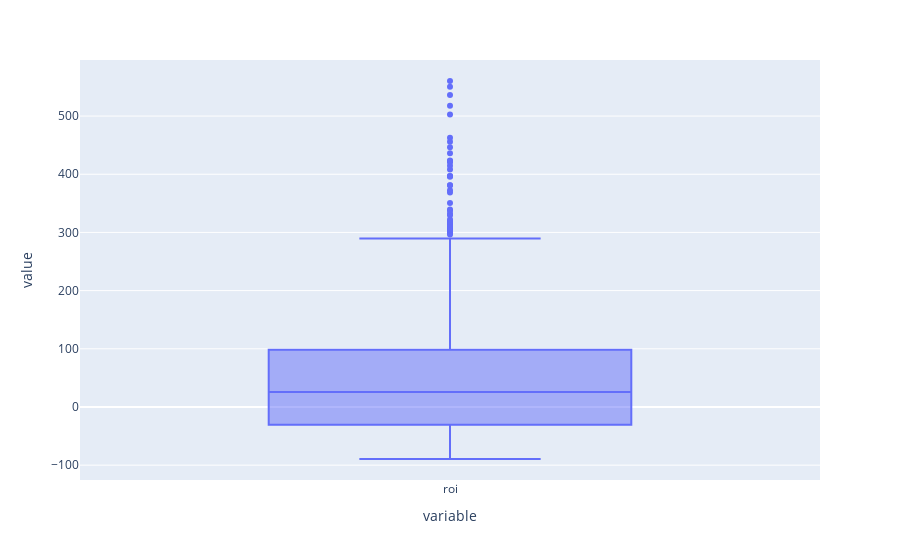

Here is the notebook cell this chart was saved with:
### Code cell
px.box(df['roi'])
# visualizando a distribuição do ROI onde pudemos detectar outliers em seu topo (bolinhas azuis)
# outliers são valores que estão muito afastados dos valores comuns mais agregados entre sí (valores atípicos)

### Figure 1 — Plotly figure (JSON) as saved in the notebook; plotly's stock layout.template omitted (floating-point values rounded to 4 significant figures; data arrays with more than 128 entries replaced by an {"elided": "..."} marker saying what was removed)
{"data": [{"alignmentgroup": "True", "hovertemplate": "variable=%{x}<br>value=%{y}<extra></extra>", "legendgroup": "", "marker": {"color": "#636efa"}, "name": "", "notched": false, "offsetgroup": "", "orientation": "v", "showlegend": false, "type": "box", "x": {"elided": "902 str values"}, "x0": " ", "xaxis": "x", "y": {"elided": "902 float values"}, "y0": " ", "yaxis": "y"}], "layout": {"boxmode": "group", "legend": {"tracegroupgap": 0}, "margin": {"t": 60}, "xaxis": {"anchor": "y", "domain": [0, 1], "title": {"text": "variable"}}, "yaxis": {"anchor": "x", "domain": [0, 1], "title": {"text": "value"}}}}
